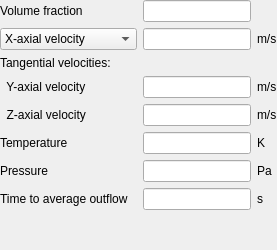
              <widget class="QWidget" name="page_fluid_MO">
               <layout class="QVBoxLayout" name="verticalLayout_5">
                <property name="leftMargin">
                 <number>0</number>
                </property>
                <property name="topMargin">
                 <number>0</number>
                </property>
                <property name="rightMargin">
                 <number>0</number>
                </property>
                <property name="bottomMargin">
                 <number>0</number>
                </property>
                <item>
                 <layout class="QGridLayout" name="gridLayout_14" columnstretch="0,1,0">
                  <property name="leftMargin">
                   <number>0</number>
                  </property>
                  <property name="topMargin">
                   <number>0</number>
                  </property>
                  <property name="rightMargin">
                   <number>0</number>
                  </property>
                  <property name="bottomMargin">
                   <number>0</number>
                  </property>
                  <item row="4" column="0">
                   <widget class="QLabel" name="label_fluid_velocity_2_3">
                    <property name="text">
                     <string>  Z-axial velocity</string>
                    </property>
                   </widget>
                  </item>
                  <item row="0" column="1">
                   <widget class="LineEdit" name="lineedit_keyword_bc_ep_g_3_args_BC">
                    <property name="readOnly">
                     <bool>true</bool>
                    </property>
                   </widget>
                  </item>
                  <item row="0" column="0">
                   <widget class="QLabel" name="label_bc_ep_g_3">
                    <property name="text">
                     <string>Volume fraction</string>
                    </property>
                   </widget>
                  </item>
                  <item row="1" column="1">
                   <widget class="LineEdit" name="lineedit_fluid_outflow"/>
                  </item>
                  <item row="1" column="2">
                   <widget class="QLabel" name="label_fluid_outflow_units">
                    <property name="text">
                     <string>m/s</string>
                    </property>
                   </widget>
                  </item>
                  <item row="2" column="0">
                   <widget class="QLabel" name="label_fluid_velocities_3">
                    <property name="font">
                     <font>
                      <weight>50</weight>
                      <bold>false</bold>
                     </font>
                    </property>
                    <property name="text">
                     <string>Tangential velocities:</string>
                    </property>
                   </widget>
                  </item>
                  <item row="3" column="0">
                   <widget class="QLabel" name="label_fluid_velocity_1_3">
                    <property name="text">
                     <string>  Y-axial velocity</string>
                    </property>
                   </widget>
                  </item>
                  <item row="6" column="0">
                   <widget class="QLabel" name="label_bc_p_g_3">
                    <property name="font">
                     <font>
                      <weight>50</weight>
                      <bold>false</bold>
                     </font>
                    </property>
                    <property name="text">
                     <string>Pressure</string>
                    </property>
                   </widget>
                  </item>
                  <item row="3" column="1">
                   <widget class="LineEdit" name="lineedit_fluid_velocity_1_3"/>
                  </item>
                  <item row="4" column="1">
                   <widget class="LineEdit" name="lineedit_fluid_velocity_2_3"/>
                  </item>
                  <item row="3" column="2">
                   <widget class="QLabel" name="label_fluid_velocity_1_3_units">
                    <property name="text">
                     <string>m/s</string>
                    </property>
                   </widget>
                  </item>
                  <item row="5" column="1">
                   <widget class="LineEdit" name="lineedit_keyword_bc_t_g_3_args_BC"/>
                  </item>
                  <item row="4" column="2">
                   <widget class="QLabel" name="label_solids_velocity_2_3_units">
                    <property name="text">
                     <string>m/s</string>
                    </property>
                   </widget>
                  </item>
                  <item row="5" column="0">
                   <widget class="QLabel" name="label_bc_t_g_3">
                    <property name="text">
                     <string>Temperature</string>
                    </property>
                   </widget>
                  </item>
                  <item row="6" column="1">
                   <widget class="LineEdit" name="lineedit_keyword_bc_p_g_3_args_BC"/>
                  </item>
                  <item row="5" column="2">
                   <widget class="QLabel" name="label_bc_t_g_units_3">
                    <property name="text">
                     <string>K</string>
                    </property>
                   </widget>
                  </item>
                  <item row="6" column="2">
                   <widget class="QLabel" name="label_bc_p_g_units_3">
                    <property name="text">
                     <string>Pa</string>
                    </property>
                   </widget>
                  </item>
                  <item row="7" column="1">
                   <widget class="LineEdit" name="lineedit_bc_dt_0"/>
                  </item>
                  <item row="1" column="0">
                   <widget class="QStackedWidget" name="stackedwidget_fluid_O">
                    <property name="sizePolicy">
                     <sizepolicy hsizetype="Preferred" vsizetype="Maximum">
                      <horstretch>0</horstretch>
                      <verstretch>0</verstretch>
                     </sizepolicy>
                    </property>
                    <property name="currentIndex">
                     <number>0</number>
                    </property>
                    <widget class="QWidget" name="subpage_fluid_O_MO">
                     <property name="sizePolicy">
                      <sizepolicy hsizetype="Preferred" vsizetype="Minimum">
                       <horstretch>0</horstretch>
                       <verstretch>0</verstretch>
                      </sizepolicy>
                     </property>
                     <layout class="QGridLayout" name="gridLayout_15">
                      <property name="leftMargin">
                       <number>0</number>
                      </property>
                      <property name="topMargin">
                       <number>0</number>
                      </property>
                      <property name="rightMargin">
                       <number>0</number>
                      </property>
                      <property name="bottomMargin">
                       <number>0</number>
                      </property>
                      <item row="0" column="0">
                       <widget class="ComboBox" name="combobox_fluid_outflow_type">
                        <property name="sizePolicy">
                         <sizepolicy hsizetype="Preferred" vsizetype="Minimum">
                          <horstretch>0</horstretch>
                          <verstretch>0</verstretch>
                         </sizepolicy>
                        </property>
                        <property name="font">
                         <font>
                          <weight>50</weight>
                          <bold>false</bold>
                         </font>
                        </property>
                        <property name="sizeAdjustPolicy">
                         <enum>QComboBox::AdjustToContents</enum>
                        </property>
                        <item>
                         <property name="text">
                          <string>X-axial velocity</string>
                         </property>
                        </item>
                        <item>
                         <property name="text">
                          <string>Volumetric flow rate</string>
                         </property>
                        </item>
                        <item>
                         <property name="text">
                          <string>Mass flow rate</string>
                         </property>
                        </item>
                       </widget>
                      </item>
                     </layout>
                    </widget>
                    <widget class="QWidget" name="subpage_fluid_O_CG_MO">
                     <layout class="QGridLayout" name="gridLayout_16">
                      <property name="leftMargin">
                       <number>0</number>
                      </property>
                      <property name="topMargin">
                       <number>0</number>
                      </property>
                      <property name="rightMargin">
                       <number>0</number>
                      </property>
                      <property name="bottomMargin">
                       <number>0</number>
                      </property>
                      <item row="0" column="0">
                       <widget class="QLabel" name="label_bc_u_g_3">
                        <property name="text">
                         <string>X-axial velocity</string>
                        </property>
                       </widget>
                      </item>
                     </layout>
                    </widget>
                   </widget>
                  </item>
                  <item row="7" column="0">
                   <widget class="QLabel" name="label_bc_dt_0">
                    <property name="text">
                     <string>Time to average outflow</string>
                    </property>
                   </widget>
                  </item>
                  <item row="7" column="2">
                   <widget class="QLabel" name="label_bc_dt_0_units">
                    <property name="text">
                     <string>s</string>
                    </property>
                   </widget>
                  </item>
                 </layout>
                </item>
                <item>
                 <spacer name="verticalSpacer_4">
                  <property name="orientation">
                   <enum>Qt::Vertical</enum>
                  </property>
                  <property name="sizeHint" stdset="0">
                   <size>
                    <width>20</width>
                    <height>40</height>
                   </size>
                  </property>
                 </spacer>
                </item>
               </layout>
              </widget>
